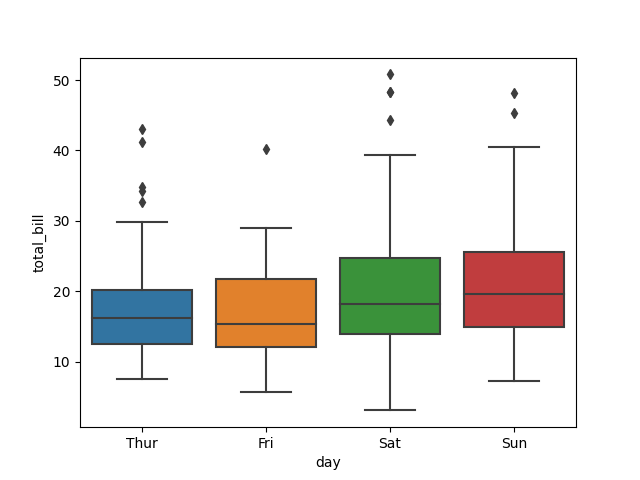

This figure's Python source:
import seaborn as sns
import matplotlib.pyplot as plt

# Load the example tips dataset
tips = sns.load_dataset("tips")
print(tips)
# Draw a boxplot to show bills by day
sns.boxplot(x="day", y="total_bill",
            data=tips)

plt.show()

#sns.set_theme(style="ticks", palette="pastel")
# hue="smoker", palette=["m", "g"],
